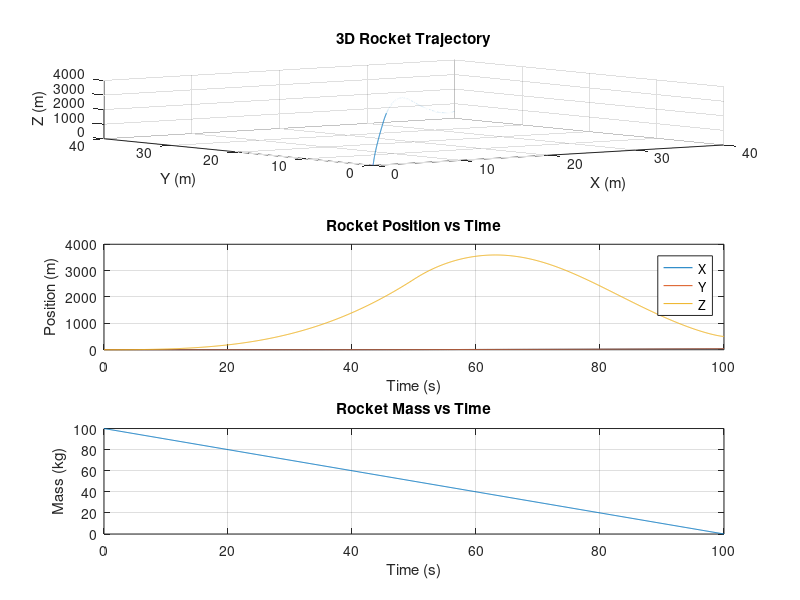

Reproduce this figure in MATLAB.
% Enhanced 3D Rocket Trajectory Simulation

% Constants
g = 9.81;              % Acceleration due to gravity (m/s^2)
m0 = 100;              % Initial mass of the rocket (kg)
fuel_rate = 1;         % Fuel consumption rate (kg/s)
Thrust_mag = 1000;     % Magnitude of thrust (N)
Cd = 0.2;              % Drag coefficient
A = 0.1;               % Cross-sectional area of the rocket (m^2)
rho = 1.2;             % Air density (kg/m^3)
wind = [1, 1, 0];      % Wind velocity (m/s)
thrust_direction = [0, 0, 1]; % Thrust direction (unit vector)

% Initial conditions
position0 = [0, 0, 0];  % Initial position (m)
velocity0 = [0, 0, 0];  % Initial velocity (m/s)
dt = 0.1;              % Time step (s)
T = 100;                % Total simulation time (s)
time = 0:dt:T;         % Time vector
N = length(time);

% Variables to hold the simulation results
position = zeros(N, 3);
velocity = zeros(N, 3);
mass = zeros(N, 1);
position(1,:) = position0;
velocity(1,:) = velocity0;
mass(1) = m0;

% Main simulation loop
for i = 2:N
    m = mass(i-1) - fuel_rate * dt; % Updated mass
    if m < m0/2 % Stop thrust after burning half the fuel
        Thrust = [0, 0, 0];
    else
        Thrust = Thrust_mag * thrust_direction; % Thrust force
    end

    % Relative velocity (rocket's velocity minus wind)
    relative_velocity = velocity(i-1,:) - wind;
    
    % Drag force
    Drag = 0.5 * Cd * A * rho * norm(relative_velocity) * relative_velocity;
    
    % Net force (Thrust minus drag and gravity)
    F_net = Thrust - Drag - [0, 0, m * g];
    
    % Acceleration
    a = F_net / m;
    
    % Update velocity and position using simple Euler integration
    velocity(i,:) = velocity(i-1,:) + a * dt;
    position(i,:) = position(i-1,:) + velocity(i-1,:) * dt;
    
    mass(i) = m; % Store mass
    
    % Stop simulation if rocket hits the ground
    if position(i,3) < 0
        position(i,3) = 0;
        velocity(i,:) = [0, 0, 0];
        break;
    end
end

% Plotting the results
figure
subplot(3,1,1);
plot3(position(:,1), position(:,2), position(:,3))
xlabel('X (m)')
ylabel('Y (m)')
zlabel('Z (m)')
title('3D Rocket Trajectory')
grid on

subplot(3,1,2);
plot(time, position)
xlabel('Time (s)')
ylabel('Position (m)')
legend('X', 'Y', 'Z')
title('Rocket Position vs Time')
grid on

subplot(3,1,3);
plot(time, mass)
xlabel('Time (s)')
ylabel('Mass (kg)')
title('Rocket Mass vs Time')
grid on
